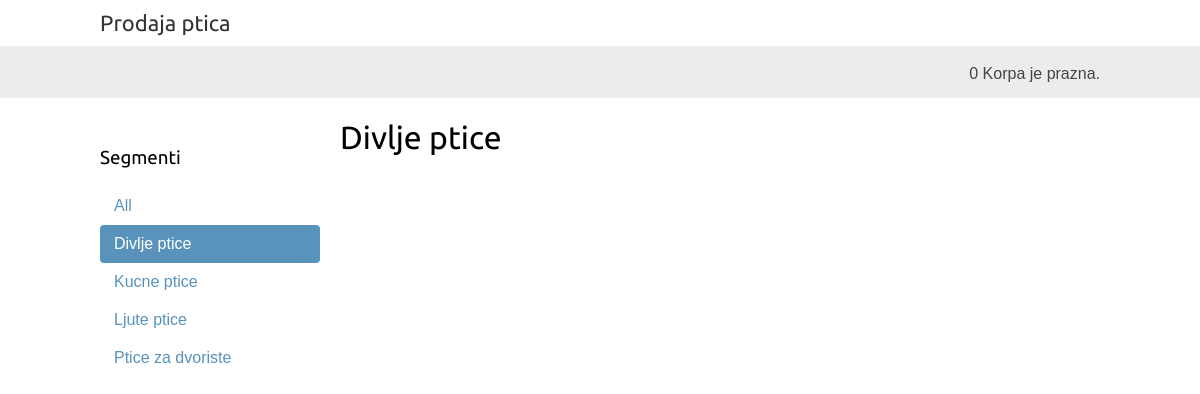
The app's page /divlje-ptice/ with its own data.
### SalonPtica/models.py (models this page shows, shortened)
class Segment(models.Model):
    naziv = models.CharField(max_length=200, db_index=True)
    slug = models.SlugField(max_length=200, unique=True)
    class Meta:
        ordering = ('naziv',)
        verbose_name = 'segment'
        verbose_name_plural = 'segmenti'
    def ApsolutniURL(self):
        return reverse('SalonPtica:ListaPticaPoSegmentu', args=[self.slug])

### SalonPtica/views.py (the view)
# urls.py: path('', views.ListaPtica, name='ListaPtica'),
def ListaPtica(request, segment_slug=None):
    segment = None
    segmenti = Segment.objects.all()
    ptice = Ptica.objects.filter(raspoloziv=True)
    if segment_slug:
        segment = get_object_or_404(Segment, slug=segment_slug)
        ptice = ptice.filter(segment=segment)
    korpa = Korpa(request)
    return render(request, 'SalonPtica/ptica/list.html', {'segment': segment, 'segmenti': segmenti, 'ptice': ptice, 'korpa': korpa})

### KorpaZaKupovinu/korpa.py (called while the page is built)
    def __len__(self):
        return sum(stavka['kolicina'] for stavka in self.korpa.values())

### SalonPtica/templates/SalonPtica/ptica/list.html (shortened to what this page needs)
{% extends "SalonPtica/base.html" %}
{% load static %}
{% block content %}
    <div id="sidebar">
        <h3>Segmenti</h3>
        <ul>
            <li {% if not segment %}class="selected"{% endif %}>
                <a href="{% url "SalonPtica:ListaPtica" %}">All</a>
            </li>
            {% for c in segmenti %}
                <li {% if segment.slug == c.slug %}class="selected"{% endif %}>
                    <a href="{{ c.ApsolutniURL }}">{{ c.naziv }}</a>
                </li>
            {% endfor %}
        </ul>
    </div>
    <div id="main" class="product-list">
        <h1>
            {% if segment %}
                {{ segment.naziv }}
            {% else %}
                Ptice
            {% endif %}
        </h1>
    </div>
{% endblock %}

### SalonPtica/static/css/base.css (style rules this page uses)
body { margin:0; padding:0; font-family:helvetica, sans-serif; }
h1, h2, h3, h4, h5 , h6 { font-family: 'Ubuntu', sans-serif; font-weight:normal; }
a { text-decoration:none; color:#5993bb; }
#sidebar { width:220px; padding:30px 20px 0 0; float:left; }
#sidebar ul { margin:0; padding:0; }
#sidebar ul li { margin:0; list-style:none; padding:10px 14px; }
#sidebar ul li a { display:block; }
#sidebar ul li.selected { background:#5993bb; border-radius:4px; }
#sidebar ul li.selected a { color:#fff; }
#main { float:left; width: 96%; margin-right:-220px; overflow:hidden; }

### records on screen
Segment: naziv "Divlje ptice"
Segment: naziv "Kucne ptice"
Segment: naziv "Ljute ptice"
Segment: naziv "Ptice za dvoriste"

### other values on screen
{{ korpa|length }} "0"
